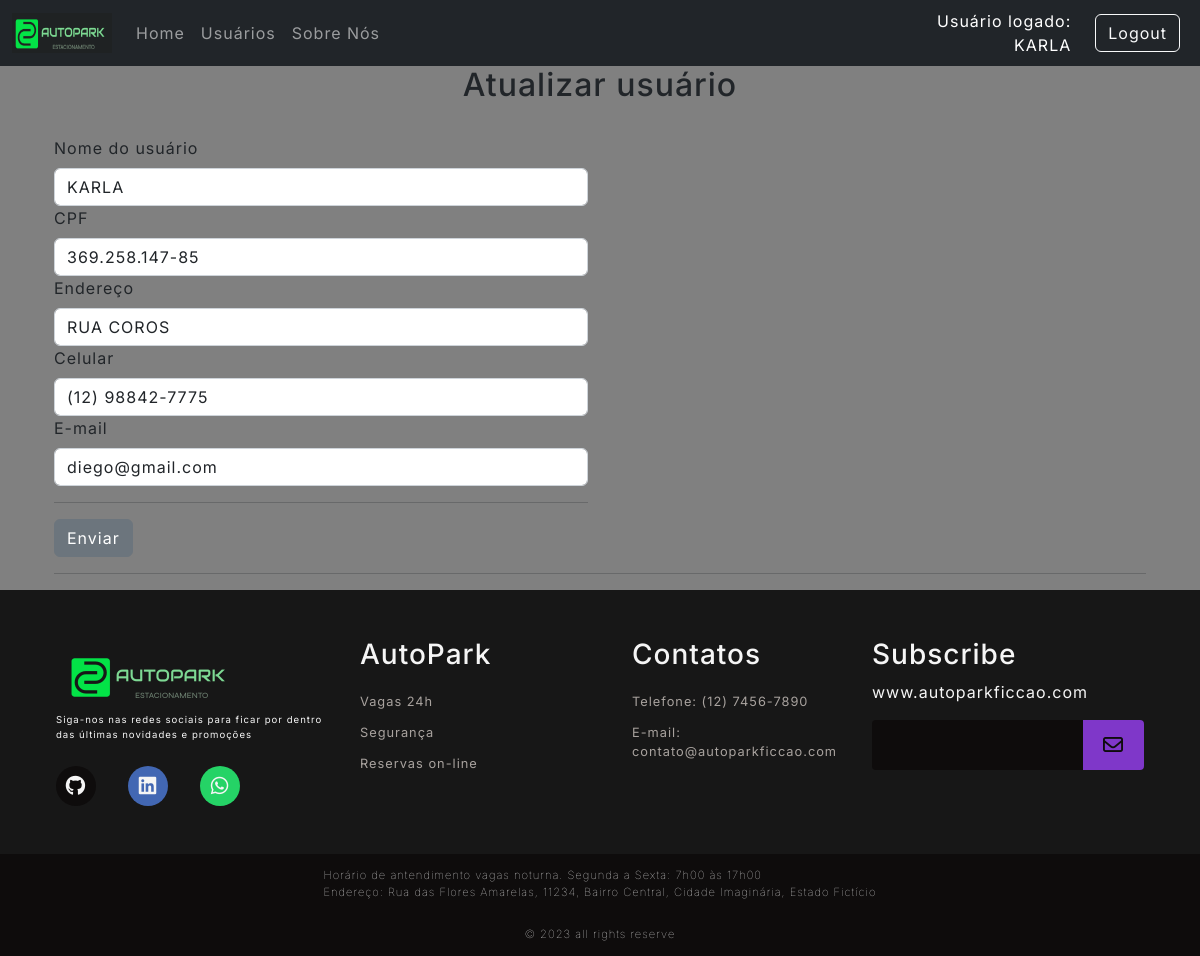
/user/3/updateUser (signed in), run on an earlier commit of the app's database.
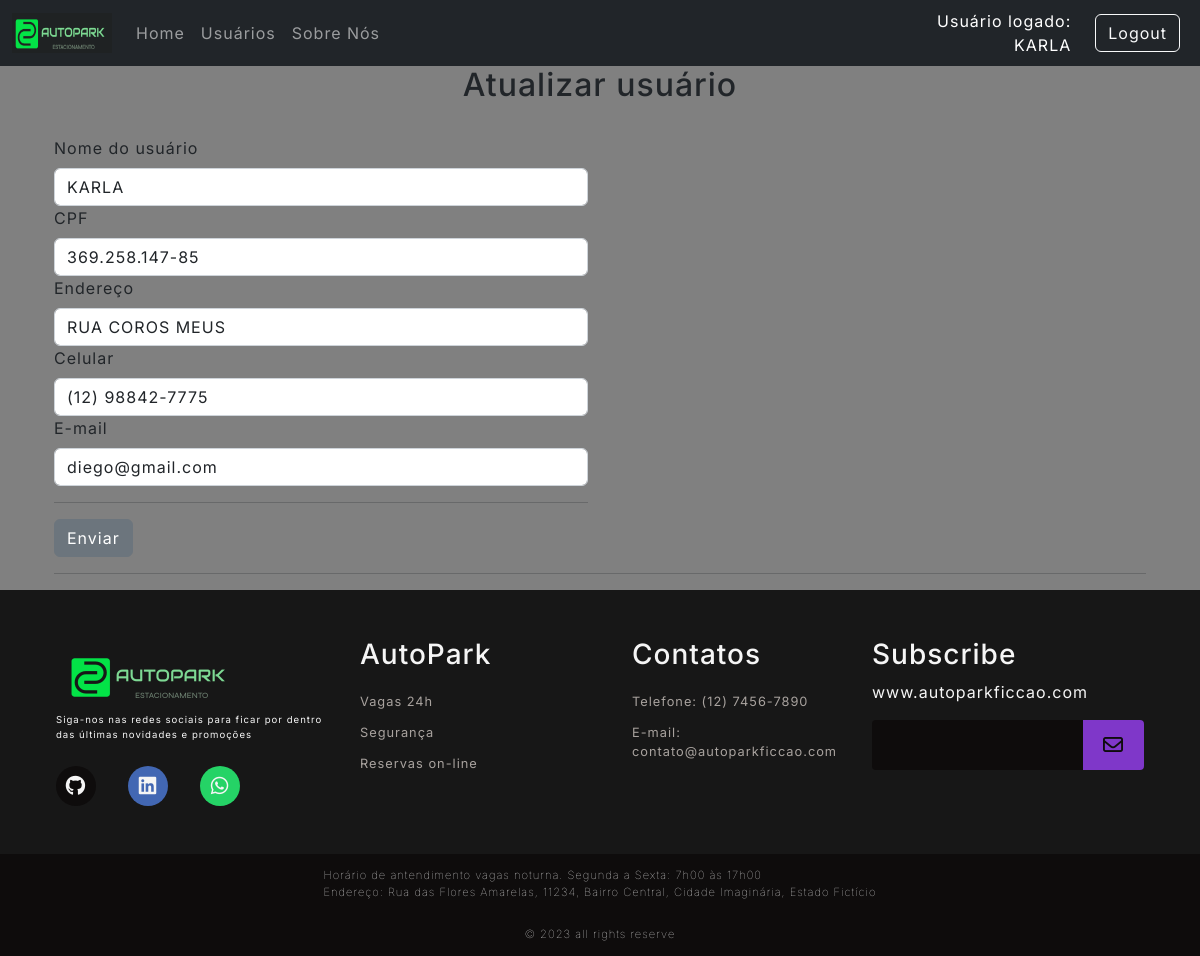
And on a later commit of the database.
### Src/Model/BancoDados.py (models this page shows, shortened)
class Usuarios(UserMixin,db.Model):
  __tablename__= "Usuarios"
  id = db.Column(db.Integer, primary_key=True, autoincrement=True)
  cpf = db.Column(db.Integer, unique=True)
  codUser = db.Column(db.Integer, unique=True)
  nome = db.Column(db.String(150))
  endereco = db.Column(db.String(150))
  contato = db.Column(db.String(150))
  email = db.Column(db.String(150))
  senha = db.Column(db.String(150))
  status = db.Column(db.String(3))

### Src/View/User.py (the view, shortened to what this page needs)
@User.route('/<int:id>/updateUser', methods=['GET','POST'])
@login_required
def updateUser(id):
  _user = Usuarios.query.filter_by(id=id).first()
  return render_template('atualizarUsuarios.html', user=_user)

### Src/View/Login.py (called while the page is built)
@login_manager.user_loader
def load_user(employee_id):
  usuario = Usuarios.query.filter_by(id=employee_id).first()
  return usuario

### Templates/atualizarUsuarios.html (shortened to what this page needs)
{% extends 'base.html' %}
{% block conteudo %}
<h2 style="text-align: center;">Atualizar usuário</h2><br>
<div class="container">
<form method="POST" action="{{url_for('router.user.updateUser', id=user.id)}}">
  <div class="row">
    <div class="col-sm-6">
      <label class="form-label" for="form3Example4">Nome do usuário</label>
      <input type="text" class="form-control" name="nome" value="{{user.nome}}">
      <label class="form-label" for="form3Example4">CPF</label>
      <input type="text" minlength="11" maxlength="11" class="form-control" id="cpf" name="cpf" value="{{user.cpf}}">
      <label class="form-label" for="form3Example4">Endereço</label>
      <input type="text" class="form-control" name="endereco" value="{{user.endereco}}">
      <label class="form-label" for="form3Example4">Celular</label>
      <input type="text" class="form-control" name="contato" value="{{user.contato}}" id="celular">
      <label class="form-label" for="form3Example4">E-mail</label>
      <input type="text" class="form-control" name="email" value="{{user.email}}">
      <hr>
      <button type="submit" name="bt1" value="1" class="btn btn-secondary">Enviar</button>
    </div>
  </div>
  <hr>
</div>
{% endblock conteudo %}

### Templates/top.html
<div id="containers">
    <nav class="navbar navbar-expand-lg navbar-dark bg-dark">
        <div class="container-fluid">
            <a class="navbar-brand" href="{{url_for('router.home.index')}}">
                <img src="{{url_for('static', filename='Images/LogoNavi.png')}}" style="width: 100px; height: 40px;">
            </a>
            <div class="collapse navbar-collapse" id="navbarSupportedContent">
                <ul class="navbar-nav me-auto mb-2 mb-lg-0">
                    <li class="nav-item">
                        <a class="nav-link" href="{{url_for('router.home.index')}}">Home</a>
                    </li>
                    {% if current_user.nome == "ADMIN" %}
                    <li class="nav-item">
                        <a class="nav-link" href="{{url_for('router.traffic.list')}}">Registros</a>
                    </li>
                    <li class="nav-item">
                        <a class="nav-link" href="{{url_for('router.user.listUser')}}">Usuários</a>
                    </li>
                    <li class="nav-item">
                        <a class="nav-link" href="{{url_for('router.cadCartao.ListCartao')}}">Cartão RFID</a>
                    </li>
                    {% elif current_user.nome  %}
                    <li class="nav-item">
                        <a class="nav-link" href="{{ url_for('router.user.listUser')}}">Usuários</a>
                    </li>
                    {% elif current_user.nome  %}
                    <li class="nav-item">
                        <a class="nav-link" href="{{url_for('router.user.listUser')}}">Usuários</a>
                    </li>
                    {% endif %}
                    <li class="nav-item" style="width: 120px;">
                        <a class="nav-link" href="{{url_for('router.about.sobre')}}">Sobre Nós</a>
                    </li>
                </ul>
                {% if not current_user.nome %}
                <div class="text-end" style="width: 200px;">
                    <a type="button" class="btn btn-outline-light me-2"
                        href="{{url_for('router.login.login')}}">Login</a>
                </div>
                {% else %}
                <div class="text-end me-4" style="text-align:right; color:white; width:300px ">
                    Usuário logado:<br>{{current_user.nome}}
                </div>
                <div class="text-end">
                    <a type="button" class="btn btn-outline-light me-2"
                        href="{{url_for('router.login.logout')}}">Logout</a>
                </div>
                {% endif %}
            </div>
        </div>
    </nav>
</div>

What changed in the data, as far as the page shows it:
changed Usuarios "KARLA": endereco "RUA COROS" → "RUA COROS MEUS"
